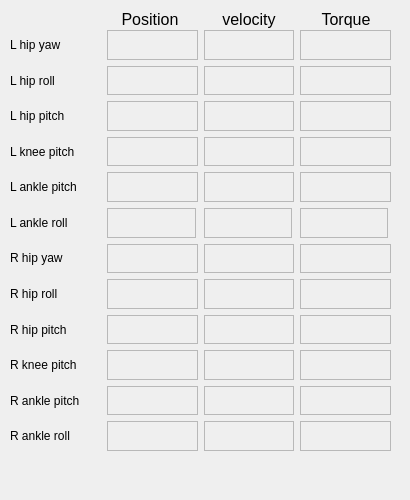
   <widget class="QWidget" name="tab">
    <attribute name="title">
     <string>status</string>
    </attribute>
    <widget class="QFrame" name="frame_8">
     <property name="geometry">
      <rect>
       <x>0</x>
       <y>0</y>
       <width>401</width>
       <height>491</height>
      </rect>
     </property>
     <property name="frameShape">
      <enum>QFrame::NoFrame</enum>
     </property>
     <property name="frameShadow">
      <enum>QFrame::Raised</enum>
     </property>
     <widget class="QLabel" name="label_67">
      <property name="geometry">
       <rect>
        <x>120</x>
        <y>10</y>
        <width>60</width>
        <height>19</height>
       </rect>
      </property>
      <property name="font">
       <font>
        <pointsize>12</pointsize>
        <italic>false</italic>
       </font>
      </property>
      <property name="text">
       <string>Position</string>
      </property>
      <property name="alignment">
       <set>Qt::AlignCenter</set>
      </property>
     </widget>
     <widget class="QLabel" name="label_68">
      <property name="geometry">
       <rect>
        <x>320</x>
        <y>10</y>
        <width>52</width>
        <height>19</height>
       </rect>
      </property>
      <property name="font">
       <font>
        <pointsize>12</pointsize>
       </font>
      </property>
      <property name="text">
       <string>Torque</string>
      </property>
      <property name="alignment">
       <set>Qt::AlignCenter</set>
      </property>
     </widget>
     <widget class="QWidget" name="layoutWidget">
      <property name="geometry">
       <rect>
        <x>10</x>
        <y>30</y>
        <width>381</width>
        <height>421</height>
       </rect>
      </property>
      <layout class="QHBoxLayout" name="horizontalLayout_2">
       <item>
        <layout class="QVBoxLayout" name="verticalLayout_14" stretch="1,1,1,1,1,1,1,1,1,1,1,1">
         <property name="spacing">
          <number>6</number>
         </property>
         <property name="sizeConstraint">
          <enum>QLayout::SetDefaultConstraint</enum>
         </property>
         <item>
          <widget class="QLabel" name="label_44">
           <property name="text">
            <string>L hip yaw</string>
           </property>
          </widget>
         </item>
         <item>
          <widget class="QLabel" name="label_45">
           <property name="text">
            <string>L hip roll</string>
           </property>
          </widget>
         </item>
         <item>
          <widget class="QLabel" name="label_46">
           <property name="text">
            <string>L hip pitch</string>
           </property>
          </widget>
         </item>
         <item>
          <widget class="QLabel" name="label_47">
           <property name="text">
            <string>L knee pitch</string>
           </property>
          </widget>
         </item>
         <item>
          <widget class="QLabel" name="label_48">
           <property name="text">
            <string>L ankle pitch</string>
           </property>
          </widget>
         </item>
         <item>
          <widget class="QLabel" name="label_49">
           <property name="text">
            <string>L ankle roll</string>
           </property>
          </widget>
         </item>
         <item>
          <widget class="QLabel" name="label_50">
           <property name="text">
            <string>R hip yaw</string>
           </property>
          </widget>
         </item>
         <item>
          <widget class="QLabel" name="label_51">
           <property name="text">
            <string>R hip roll</string>
           </property>
          </widget>
         </item>
         <item>
          <widget class="QLabel" name="label_52">
           <property name="text">
            <string>R hip pitch</string>
           </property>
          </widget>
         </item>
         <item>
          <widget class="QLabel" name="label_53">
           <property name="text">
            <string>R knee pitch</string>
           </property>
          </widget>
         </item>
         <item>
          <widget class="QLabel" name="label_54">
           <property name="text">
            <string>R ankle pitch</string>
           </property>
          </widget>
         </item>
         <item>
          <widget class="QLabel" name="label_55">
           <property name="text">
            <string>R ankle roll</string>
           </property>
          </widget>
         </item>
        </layout>
       </item>
       <item>
        <layout class="QVBoxLayout" name="verticalLayout_13">
         <property name="sizeConstraint">
          <enum>QLayout::SetMinimumSize</enum>
         </property>
         <item>
          <widget class="QLabel" name="p0">
           <property name="sizePolicy">
            <sizepolicy hsizetype="Preferred" vsizetype="Preferred">
             <horstretch>0</horstretch>
             <verstretch>0</verstretch>
            </sizepolicy>
           </property>
           <property name="frameShape">
            <enum>QFrame::StyledPanel</enum>
           </property>
           <property name="text">
            <string/>
           </property>
          </widget>
         </item>
         <item>
          <widget class="QLabel" name="p1">
           <property name="frameShape">
            <enum>QFrame::StyledPanel</enum>
           </property>
           <property name="text">
            <string/>
           </property>
          </widget>
         </item>
         <item>
          <widget class="QLabel" name="p2">
           <property name="frameShape">
            <enum>QFrame::StyledPanel</enum>
           </property>
           <property name="text">
            <string/>
           </property>
          </widget>
         </item>
         <item>
          <widget class="QLabel" name="p3">
           <property name="frameShape">
            <enum>QFrame::StyledPanel</enum>
           </property>
           <property name="frameShadow">
            <enum>QFrame::Plain</enum>
           </property>
           <property name="text">
            <string/>
           </property>
          </widget>
         </item>
         <item>
          <widget class="QLabel" name="p4">
           <property name="frameShape">
            <enum>QFrame::StyledPanel</enum>
           </property>
           <property name="frameShadow">
            <enum>QFrame::Plain</enum>
           </property>
           <property name="text">
            <string/>
           </property>
          </widget>
         </item>
         <item>
          <widget class="QLabel" name="p5">
           <property name="minimumSize">
            <size>
             <width>79</width>
             <height>30</height>
            </size>
           </property>
           <property name="maximumSize">
            <size>
             <width>89</width>
             <height>30</height>
            </size>
           </property>
           <property name="frameShape">
            <enum>QFrame::StyledPanel</enum>
           </property>
           <property name="frameShadow">
            <enum>QFrame::Plain</enum>
           </property>
           <property name="text">
            <string/>
           </property>
          </widget>
         </item>
         <item>
          <widget class="QLabel" name="p6">
           <property name="frameShape">
            <enum>QFrame::StyledPanel</enum>
           </property>
           <property name="frameShadow">
            <enum>QFrame::Plain</enum>
           </property>
           <property name="text">
            <string/>
           </property>
          </widget>
         </item>
         <item>
          <widget class="QLabel" name="p7">
           <property name="frameShape">
            <enum>QFrame::StyledPanel</enum>
           </property>
           <property name="frameShadow">
            <enum>QFrame::Plain</enum>
           </property>
           <property name="text">
            <string/>
           </property>
          </widget>
         </item>
         <item>
          <widget class="QLabel" name="p8">
           <property name="frameShape">
            <enum>QFrame::StyledPanel</enum>
           </property>
           <property name="frameShadow">
            <enum>QFrame::Plain</enum>
           </property>
           <property name="text">
            <string/>
           </property>
          </widget>
         </item>
         <item>
          <widget class="QLabel" name="p9">
           <property name="frameShape">
            <enum>QFrame::StyledPanel</enum>
           </property>
           <property name="frameShadow">
            <enum>QFrame::Plain</enum>
           </property>
           <property name="text">
            <string/>
           </property>
          </widget>
         </item>
         <item>
          <widget class="QLabel" name="p10">
           <property name="frameShape">
            <enum>QFrame::StyledPanel</enum>
           </property>
           <property name="frameShadow">
            <enum>QFrame::Plain</enum>
           </property>
           <property name="text">
            <string/>
           </property>
          </widget>
         </item>
         <item>
          <widget class="QLabel" name="p11">
           <property name="frameShape">
            <enum>QFrame::StyledPanel</enum>
           </property>
           <property name="frameShadow">
            <enum>QFrame::Plain</enum>
           </property>
           <property name="text">
            <string/>
           </property>
          </widget>
         </item>
        </layout>
       </item>
       <item>
        <layout class="QVBoxLayout" name="verticalLayout_20">
         <property name="sizeConstraint">
          <enum>QLayout::SetMinimumSize</enum>
         </property>
         <item>
          <widget class="QLabel" name="v0">
           <property name="frameShape">
            <enum>QFrame::StyledPanel</enum>
           </property>
           <property name="text">
            <string/>
           </property>
          </widget>
         </item>
         <item>
          <widget class="QLabel" name="v1">
           <property name="frameShape">
            <enum>QFrame::StyledPanel</enum>
           </property>
           <property name="text">
            <string/>
           </property>
          </widget>
         </item>
         <item>
          <widget class="QLabel" name="v2">
           <property name="frameShape">
            <enum>QFrame::StyledPanel</enum>
           </property>
           <property name="text">
            <string/>
           </property>
          </widget>
         </item>
         <item>
          <widget class="QLabel" name="v3">
           <property name="frameShape">
            <enum>QFrame::StyledPanel</enum>
           </property>
           <property name="frameShadow">
            <enum>QFrame::Plain</enum>
           </property>
           <property name="text">
            <string/>
           </property>
          </widget>
         </item>
         <item>
          <widget class="QLabel" name="v4">
           <property name="frameShape">
            <enum>QFrame::StyledPanel</enum>
           </property>
           <property name="frameShadow">
            <enum>QFrame::Plain</enum>
           </property>
           <property name="text">
            <string/>
           </property>
          </widget>
         </item>
         <item>
          <widget class="QLabel" name="v5">
           <property name="minimumSize">
            <size>
             <width>79</width>
             <height>30</height>
            </size>
           </property>
           <property name="maximumSize">
            <size>
             <width>88</width>
             <height>30</height>
            </size>
           </property>
           <property name="frameShape">
            <enum>QFrame::StyledPanel</enum>
           </property>
           <property name="frameShadow">
            <enum>QFrame::Plain</enum>
           </property>
           <property name="text">
            <string/>
           </property>
          </widget>
         </item>
         <item>
          <widget class="QLabel" name="v6">
           <property name="frameShape">
            <enum>QFrame::StyledPanel</enum>
           </property>
           <property name="frameShadow">
            <enum>QFrame::Plain</enum>
           </property>
           <property name="text">
            <string/>
           </property>
          </widget>
         </item>
         <item>
          <widget class="QLabel" name="v7">
           <property name="frameShape">
            <enum>QFrame::StyledPanel</enum>
           </property>
           <property name="frameShadow">
            <enum>QFrame::Plain</enum>
           </property>
           <property name="text">
            <string/>
           </property>
          </widget>
         </item>
         <item>
          <widget class="QLabel" name="v8">
           <property name="frameShape">
            <enum>QFrame::StyledPanel</enum>
           </property>
           <property name="frameShadow">
            <enum>QFrame::Plain</enum>
           </property>
           <property name="text">
            <string/>
           </property>
          </widget>
         </item>
         <item>
          <widget class="QLabel" name="v9">
           <property name="frameShape">
            <enum>QFrame::StyledPanel</enum>
           </property>
           <property name="frameShadow">
            <enum>QFrame::Plain</enum>
           </property>
           <property name="text">
            <string/>
           </property>
          </widget>
         </item>
         <item>
          <widget class="QLabel" name="v10">
           <property name="frameShape">
            <enum>QFrame::StyledPanel</enum>
           </property>
           <property name="frameShadow">
            <enum>QFrame::Plain</enum>
           </property>
           <property name="text">
            <string/>
           </property>
          </widget>
         </item>
         <item>
          <widget class="QLabel" name="v11">
           <property name="frameShape">
            <enum>QFrame::StyledPanel</enum>
           </property>
           <property name="frameShadow">
            <enum>QFrame::Plain</enum>
           </property>
           <property name="text">
            <string/>
           </property>
          </widget>
         </item>
        </layout>
       </item>
       <item>
        <layout class="QVBoxLayout" name="verticalLayout_15">
         <property name="sizeConstraint">
          <enum>QLayout::SetMinimumSize</enum>
         </property>
         <item>
          <widget class="QLabel" name="t0">
           <property name="frameShape">
            <enum>QFrame::StyledPanel</enum>
           </property>
           <property name="text">
            <string/>
           </property>
          </widget>
         </item>
         <item>
          <widget class="QLabel" name="t1">
           <property name="frameShape">
            <enum>QFrame::StyledPanel</enum>
           </property>
           <property name="text">
            <string/>
           </property>
          </widget>
         </item>
         <item>
          <widget class="QLabel" name="t2">
           <property name="frameShape">
            <enum>QFrame::StyledPanel</enum>
           </property>
           <property name="text">
            <string/>
           </property>
          </widget>
         </item>
         <item>
          <widget class="QLabel" name="t3">
           <property name="frameShape">
            <enum>QFrame::StyledPanel</enum>
           </property>
           <property name="text">
            <string/>
           </property>
          </widget>
         </item>
         <item>
          <widget class="QLabel" name="t4">
           <property name="frameShape">
            <enum>QFrame::StyledPanel</enum>
           </property>
           <property name="text">
            <string/>
           </property>
          </widget>
         </item>
         <item>
          <widget class="QLabel" name="t5">
           <property name="minimumSize">
            <size>
             <width>79</width>
             <height>30</height>
            </size>
           </property>
           <property name="maximumSize">
            <size>
             <width>88</width>
             <height>30</height>
            </size>
           </property>
           <property name="frameShape">
            <enum>QFrame::StyledPanel</enum>
           </property>
           <property name="text">
            <string/>
           </property>
          </widget>
         </item>
         <item>
          <widget class="QLabel" name="t6">
           <property name="frameShape">
            <enum>QFrame::StyledPanel</enum>
           </property>
           <property name="text">
            <string/>
           </property>
          </widget>
         </item>
         <item>
          <widget class="QLabel" name="t7">
           <property name="frameShape">
            <enum>QFrame::StyledPanel</enum>
           </property>
           <property name="text">
            <string/>
           </property>
          </widget>
         </item>
         <item>
          <widget class="QLabel" name="t8">
           <property name="frameShape">
            <enum>QFrame::StyledPanel</enum>
           </property>
           <property name="text">
            <string/>
           </property>
          </widget>
         </item>
         <item>
          <widget class="QLabel" name="t9">
           <property name="frameShape">
            <enum>QFrame::StyledPanel</enum>
           </property>
           <property name="text">
            <string/>
           </property>
          </widget>
         </item>
         <item>
          <widget class="QLabel" name="t10">
           <property name="frameShape">
            <enum>QFrame::StyledPanel</enum>
           </property>
           <property name="text">
            <string/>
           </property>
          </widget>
         </item>
         <item>
          <widget class="QLabel" name="t11">
           <property name="frameShape">
            <enum>QFrame::StyledPanel</enum>
           </property>
           <property name="text">
            <string/>
           </property>
          </widget>
         </item>
        </layout>
       </item>
      </layout>
     </widget>
     <widget class="QLabel" name="label_85">
      <property name="geometry">
       <rect>
        <x>220</x>
        <y>10</y>
        <width>58</width>
        <height>19</height>
       </rect>
      </property>
      <property name="font">
       <font>
        <pointsize>12</pointsize>
        <italic>false</italic>
       </font>
      </property>
      <property name="text">
       <string>velocity</string>
      </property>
      <property name="alignment">
       <set>Qt::AlignCenter</set>
      </property>
     </widget>
     <zorder>layoutWidget</zorder>
     <zorder>label_67</zorder>
     <zorder>label_68</zorder>
     <zorder>label_85</zorder>
    </widget>
   </widget>
